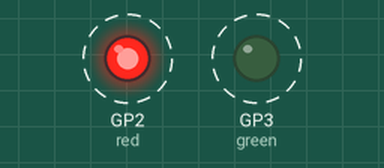
Recording of a program running on a simulated Raspberry Pi Pico running MicroPython. Shown: output pins drawn as LEDs (lit = HIGH). Dashed ring = blinking.

Above: at 0.5 s.
Timing chart, 0 to 4.6 s (numbered marks = the images above):
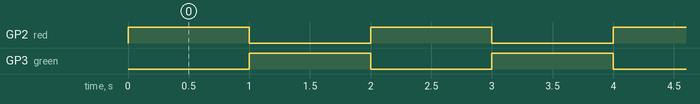

The program:

led.py
```python
# from picozero import RGBLED
# from time import sleep

# rgb = RGBLED(red = 2, green = 3, blue = 1)

# while True:
#     rgb.color = (255, 0, 0)
#     sleep(0.5)
#     rgb.color = (0, 255, 0)
#     sleep(0.5)

from machine import Pin, PWM
from time import sleep

red = PWM(Pin(2))  # Red channel on GPIO pin 26
green = PWM(Pin(3))  # Green channel on GPIO pin 27

red.freq(1000)
green.freq(1000)

def set_color(r, g):
    # Scale 0-255 to 0-65535
    red.duty_u16(int(r * 65535 / 255))
    green.duty_u16(int(g * 65535 / 255))

try:
    while True:
        set_color(255,0)  # Red
        sleep(1)
        set_color(0,255)  # Green
        sleep(1)
except KeyboardInterrupt:
    set_color(0, 0)  # Turn off RGB LED on interrupt

# from machine import Pin # type: ignore
# import time

# # Set up the built-in LED (on GPIO pin 0 for Pico W)
# led2 = Pin(2, Pin.OUT)
# led3 = Pin(3, Pin.OUT)

# while True:
#       # Turn on the built-in LED
#       # led2.on()
#       led3.on()
#       time.sleep(2)
#       # led2.off()
#       led3.off()
#       time.sleep(2)
```

Measured:
- by itself, GP2 (red), GP3 (green): alternates HIGH for 1.0 s and LOW for 1.0 s
